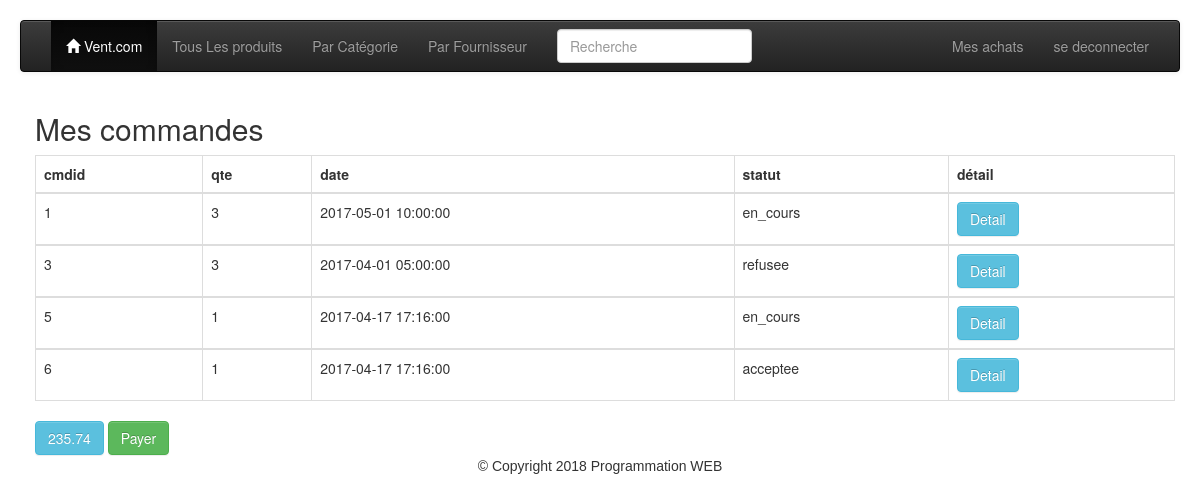
/affiche_commande.php (signed in), run on the app's committed database.
### tables this page shows
CREATE TABLE `commande` (
  `cmdid` int(11) NOT NULL,
  `pid` int(11) NOT NULL,
  `uid` int(11) NOT NULL,
  `qte` int(10) UNSIGNED NOT NULL,
  `date` datetime NOT NULL,
  `statut` enum('en_cours','acceptee','refusee','') NOT NULL
);

### auth/loader.php (called while the page is built, shortened)
<?php
spl_autoload_register(function ($class) {
    $path = explode('\\',$class);
    $class = array_pop($path);
});
$idm = new Pw\Auth\Identity\IdentityManager();

### auth/IdentityManager.php (called while the page is built, shortened)
<?php
class IdentityManager implements \ArrayAccess
{
    protected $storage;
    public function __construct(&$storage = null)
    {
        if (is_array($storage)) {
            $this->storage = &$storage;
        } elseif ($storage instanceof ArrayAccess) {
            $this->storage = $storage;
        } else {
            $this->storage = &$_SESSION;
        }
    }
    public function hasIdentity()
    {
        return isset($this->storage[self::IDKEY]) && isset($this->storage[self::IDKEY]['identity']);
    }
    public function getRole()
    {
        return $this->storage[self::IDKEY]['roles'][0];
    }
    public function hasRoles()
    {
        return $this->hasIdentity() && isset($this->storage[self::IDKEY]['roles']);
    }
}

### affiche_commande.php (the view, shortened to what this page needs)
<!DOCTYPE html>
<html>
<head>
    <?php
    require("auth/EtreAuthentifie.php");
    $idm->getIdentity();
    $idm->getUid();
    $role = $idm->getRole();
    ?>
    <?php if($role == 'acheteur'){?>
    <link rel="stylesheet" href="/lib/bootstrap.min.css">
</head>
 <body>
   <?php include("headerclient.php");?>
   <div class="container">
    <h2>Mes commandes </h2>
      <table class="table table-bordered">
        <thead>
          <tr>
            <th>cmdid</th>
            <th>qte</th>
            <th>date</th>
            <th>statut</th>
            <th>détail</th>
         </tr>
       </thead>
   <?php  require("db_config.php");
   try {
          $uid=$idm->getUid();
          $db = new PDO("mysql:hostname=$hostname;dbname=$dbname",$username,$password);
          $db->setAttribute(PDO::ATTR_ERRMODE,PDO::ERRMODE_EXCEPTION);
          $SQL = "SELECT * FROM commande WHERE uid=?";
          $res=$db->prepare($SQL);
          $res->execute([$uid]);
           if($res->rowCount()==0)
           echo "<P>La liste est vide, ajoutez vos produits";
           else {
           while ($row=$res->fetch()) {
                 ?><tbody>
                    <tr>
                     <td><?php echo htmlspecialchars($row['cmdid'])?></td>
                     <td><?php echo htmlspecialchars($row['qte'])?></td>
                     <td><?php echo htmlspecialchars( $row['date'])?></td>
                     <td><?php echo htmlspecialchars($row['statut'])?></td>
                     <td><a class="btn btn-info" href="detailcleint.php?pid=<?php echo $row['pid']?> & qte=<?php echo $row['qte']?>">Detail</a> </td>
                    </tr>
                   </tbody><?php
                   };
               echo "</table>";
               $sommef = 0;
               foreach ($db->query("SELECT * FROM produits" ) as $somme) {
                  $sommef = $somme['prix'] + $sommef;
               }
               ?><button type="button" class="btn btn-info"><?php echo $sommef; ?></button>
               <a href="paye_commande.php" class="btn btn-success" role="button">Payer</a><?php
              }
      } catch (Exception $e) {
      echo "Erreur SQL:".$e->getMessage();
      }
  }else{
  redirect("home.php");
  }
  ?>
   </div>
   <?php
     include("footer.php");
   ?>
 </body>
</html>

### headerclient.php (shortened to what this page needs)
<!DOCTYPE html>
<html>
<head>
    <link rel="stylesheet" type="text/css" href="http://code.jquery.com/ui/1.11.4/themes/smoothness/jquery-ui.css">
    <link rel="stylesheet" href="https://maxcdn.bootstrapcdn.com/bootstrap/3.3.6/css/bootstrap.min.css">
    <link rel="stylesheet" href="https://maxcdn.bootstrapcdn.com/bootstrap/3.3.6/css/bootstrap-theme.min.css">
  <link rel="stylesheet" href="https://maxcdn.bootstrapcdn.com/bootstrap/3.3.7/css/bootstrap.min.css">
</head>
<body>
<nav id="bs-example-navbar-collapse-2" class="navbar navbar-default  navbar-inverse " role="navigation">
        <div class="container-fluid">
            <div class="navbar-header">
                <a class="navbar-brand" href="accueil.php"></a>
            </div>
            <div class="collapse navbar-collapse" id="navbarCollapse">
                <ul class="nav navbar-nav">
                    <li class="active"><a href="accueil.php"> <span class="glyphicon glyphicon-home"></span> Vent.com</a></li>
                    <li><a href="listeTous.php">Tous Les produits</a></li>
                    <li><a href="categoriecleint.php">Par Catégorie</a></li>
                    <li><a href="fournisseur.php"> Par Fournisseur</a></li>
                </ul>
                <form  method="get" action="rechercheclient.php" role="search" class="navbar-form navbar-left">
                    <div class="form-group">
                        <input type="text" name="nom"  placeholder="Recherche" required value="" class="form-control  ">
                    </div>
                </form>
                <ul class="nav navbar-nav navbar-right">
                    <li><a href="affiche_commande.php">Mes achats</a></li>
                    <li><a href="logout.php"> se deconnecter </a></li>
                </ul>
            </div>
        </div>
    </nav>
</body>
</html>

### footer.php (shortened to what this page needs)
<!DOCTYPE html>
<html>
<head>
</head>
<body>
    <footer class="container-fluid text-center">
        <center>
            <font face="arial" style="margin: 0 left: 0; right: 0">&copy; Copyright 2018 Programmation WEB</font>
        </center>
    </footer>
</body>
</html>

### headerclient.php (style rules this page uses)
body { margin: 20px; }

### data on the page
commande: cmdid "1", qte "3", date "2017-05-01 10:00:00", statut "en_cours"
commande: cmdid "3", qte "3", date "2017-04-01 05:00:00", statut "refusee"
commande: cmdid "5", qte "1", date "2017-04-17 17:16:00", statut "en_cours"
commande: cmdid "6", qte "1", date "2017-04-17 17:16:00", statut "acceptee"

### other printed values
$sommef "235.74"
